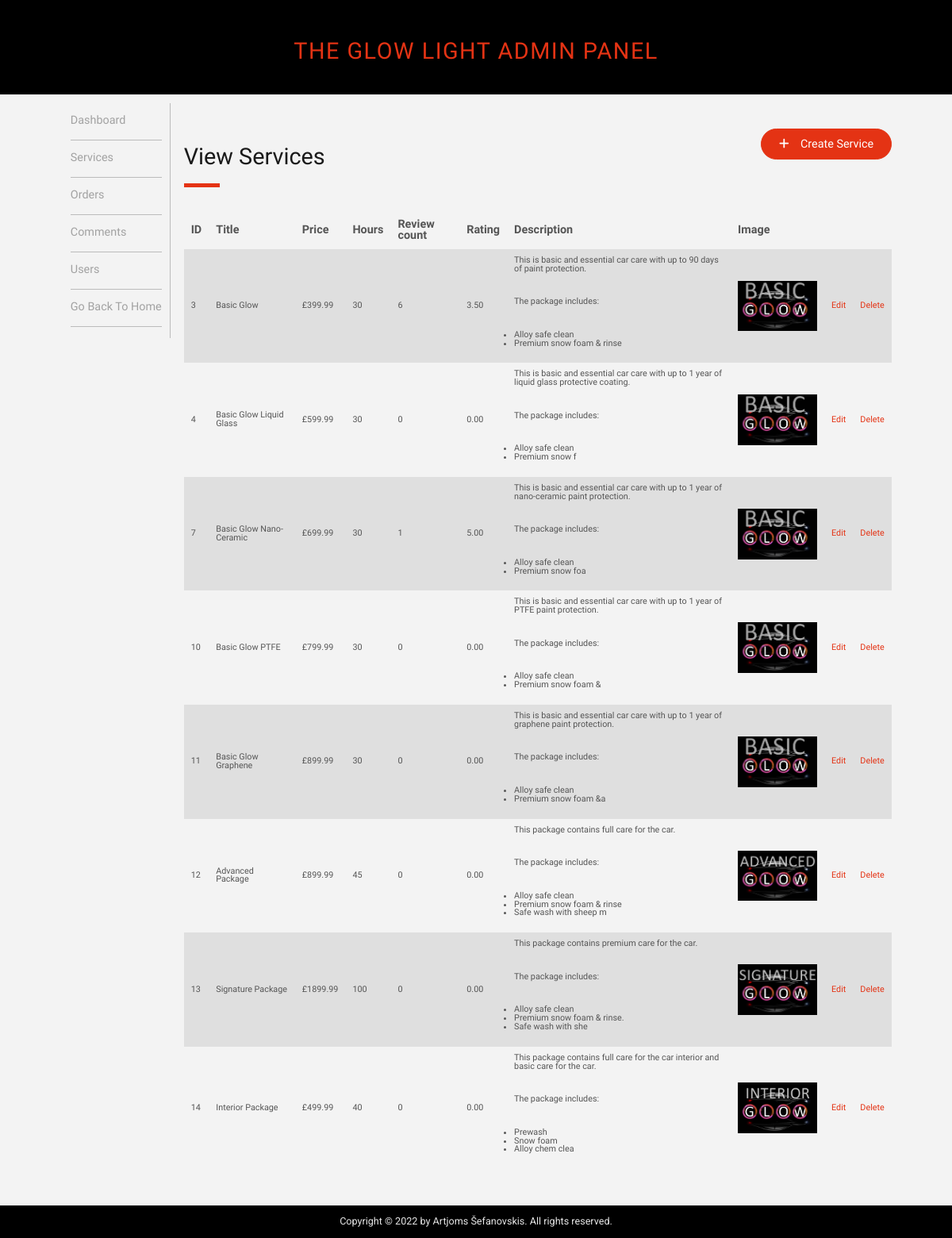
/admin/admin-services.php (signed in), run on the app's committed database.
### tables this page shows
CREATE TABLE `services` (
  `service_id` int(11) NOT NULL,
  `service_title` varchar(255) NOT NULL,
  `service_price` float NOT NULL,
  `service_hours` int(11) NOT NULL,
  `service_description` text NOT NULL,
  `service_image` text NOT NULL
);

### admin/inc/view_all_services.php (the view, shortened to what this page needs)
<div class="page-header-box">
  <div>
    <h2 class="page-heading">View Services</h2>
    <span class="page-heading-line"></span>
  </div>
  <a href="admin-services.php?source=add_service" class="btn--cta services-create-btn">
    <i class="fas fa-plus"></i>
    <span>Create Service</span>
  </a>
</div>
<?php
  $querry = "select
  s.service_id,
  s.service_title,
  s.service_price,
  s.service_hours,
  ifnull(COUNT(c.comment_id),0) as 'service_review_count',
  ifnull(ROUND(AVG(c.comment_rating),2),0) as 'service_rating',
  s.service_description,
  s.service_image
  from services as s
  LEFT JOIN (select*from comments where comment_status = 'approved') as c on c.comment_topic_id = s.service_id
  where service_id <> 1
  GROUP BY s.service_id";
  $select_services = mysqli_query($conn,$querry);
  if(mysqli_num_rows($select_services) == 0){
    echo "<div class='empty-msg'>Looks like it is empty here...</div>";
  }
  else{
?>
<table class="hor-table view-all-services-table">
  <thead class="hor-table-head">
    <tr>
      <th>ID</th>
      <th>Title</th>
      <th>Price</th>
      <th>Hours</th>
      <th>Review count</th>
      <th>Rating</th>
      <th>Description</th>
      <th>Image</th>
      <th></th>
      <th></th>
    </tr>
  </thead>
  <tbody>
    <?php
    while ($row = mysqli_fetch_assoc($select_services)) {
      $service_id = $row['service_id'];
      $service_title = $row['service_title'];
      $service_price = $row['service_price'];
      $service_hours = $row['service_hours'];
      $service_review_count = $row['service_review_count'];
      $service_rating = $row['service_rating'];
      $service_description = substr($row['service_description'],0, 200);
      $service_image = $row['service_image'];
      echo "<tr>";
      echo "<td>{$service_id}</td>";
      echo "<td>{$service_title}</td>";
      echo "<td>£{$service_price}</td>";
      echo "<td>{$service_hours}</td>";
      echo "<td>{$service_review_count}</td>";
      echo "<td>{$service_rating}</td>";
      echo "<td>{$service_description}</td>";
      echo "<td><img width='100px' src='../img/services-images/$service_image'></td>";
      echo "<td><a href='admin-services.php?source=edit_service&s_id={$service_id}'>Edit</a></td>";
      echo "<td><a href='admin-services.php?delete=$service_id'>Delete</a></td>";
      echo "</tr>";
    }
    ?>
  </tbody>
</table>
<?php } ?>

### admin/style/general.css (style rules this page uses)
* { margin: 0; padding: 0; box-sizing: border-box; }
html { font-size: 62.5%; height: 100%; }
body { font-family: "Oswald", sans-serif; line-height: 1; font-weight: 400; color: #555; background-color: #f3f3f3; position: relative; min-height: 100vh; }
.btn--cta, .btn--cta:link, .btn--cta:visited { font-family: "Oswald", sans-serif; display: inline-block; color: #fff; background-color: #e43314; font-size: 1.6rem; text-decoration: none; padding: 1.2rem 2.4rem; border-radius: 100px; text-align: center; border: #e43314 solid 1px; height: fit-content; }
.btn--cta i { padding-right: 1.2rem; font-size: 1.6rem; }
.page-header-box { display: flex; margin-bottom: 3.2rem; justify-content: space-between; }
.page-heading { font-size: 3.2rem; color: #1a1a1a; }
.page-heading-line { display: inline-block; border-top: 5px solid #e43314; width: 5rem; }
.hor-table { font-size: 1.2rem; text-align: left; vertical-align: center; border-collapse: collapse; }
.hor-table-head { font-size: 1.6rem; }
.hor-table th { height: 2.4rem; padding: 1rem; }
.hor-table td { height: 5.6rem; padding: 1rem; }
.hor-table tbody tr:nth-child(odd) { background-color: #dfdfdf; }
.hor-table a:link, .hor-table a:visited { text-decoration: none; color: #e43314; }
@media (max-width: 75em) { html { font-size: 56.25%; } }

### data on the page
services: service_id "3", service_title "Basic Glow", service_price "399.99", service_hours "30", service_review_count "6", service_rating "3.50", service_description "This is basic and essential car care with up to 90 days of paint protection. The package includes: Alloy safe clean Premium snow foam & rinse", service_image (picture)
services: service_id "4", service_title "Basic Glow Liquid Glass", service_price "599.99", service_hours "30", service_review_count "0", service_rating "0.00", service_description "This is basic and essential car care with up to 1 year of liquid glass protective coating. The package includes: Alloy safe clean Premium snow f", service_image (picture)
services: service_id "7", service_title "Basic Glow Nano-Ceramic", service_price "699.99", service_hours "30", service_review_count "1", service_rating "5.00", service_description "This is basic and essential car care with up to 1 year of nano-ceramic paint protection. The package includes: Alloy safe clean Premium snow foa", service_image (picture)
services: service_id "10", service_title "Basic Glow PTFE", service_price "799.99", service_hours "30", service_review_count "0", service_rating "0.00", service_description "This is basic and essential car care with up to 1 year of PTFE paint protection. The package includes: Alloy safe clean Premium snow foam &", service_image (picture)
services: service_id "11", service_title "Basic Glow Graphene", service_price "899.99", service_hours "30", service_review_count "0", service_rating "0.00", service_description "This is basic and essential car care with up to 1 year of graphene paint protection. The package includes: Alloy safe clean Premium snow foam &a", service_image (picture)
services: service_id "12", service_title "Advanced Package", service_price "899.99", service_hours "45", service_review_count "0", service_rating "0.00", service_description "This package contains full care for the car. The package includes: Alloy safe clean Premium snow foam & rinse Safe wash with sheep m", service_image (picture)
services: service_id "13", service_title "Signature Package", service_price "1899.99", service_hours "100", service_review_count "0", service_rating "0.00", service_description "This package contains premium care for the car. The package includes: Alloy safe clean Premium snow foam & rinse. Safe wash with she", service_image (picture)
services: service_id "14", service_title "Interior Package", service_price "499.99", service_hours "40", service_review_count "0", service_rating "0.00", service_description "This package contains full care for the car interior and basic care for the car. The package includes: Prewash Snow foam Alloy chem clea", service_image (picture)
